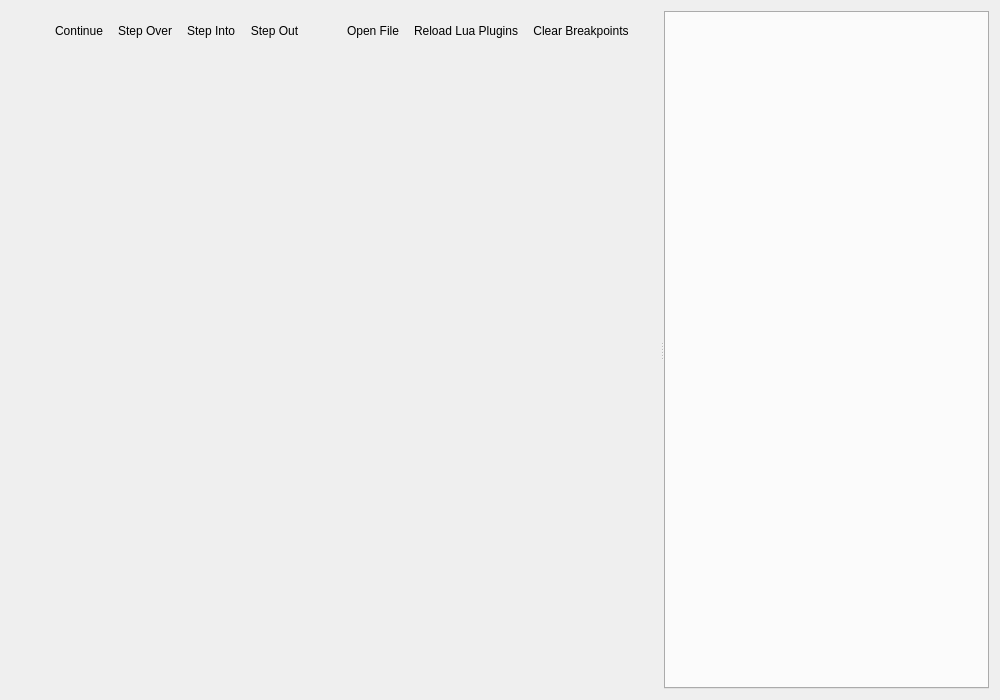
<?xml version="1.0" encoding="UTF-8"?>
<!--
  ~ Wireshark - Network traffic analyzer
  ~ By Gerald Combs <gerald@wireshark.org>
  ~ Copyright 1998 Gerald Combs
  ~
  ~ SPDX-License-Identifier: GPL-2.0-or-later
  -->
<ui version="4.0">
 <class>LuaDebuggerDialog</class>
 <widget class="QDialog" name="LuaDebuggerDialog">
  <property name="geometry">
   <rect>
    <x>0</x>
    <y>0</y>
    <width>1000</width>
    <height>700</height>
   </rect>
  </property>
  <property name="windowTitle">
   <string>Lua Debugger</string>
  </property>
  <layout class="QHBoxLayout" name="horizontalLayout">
   <item>
    <widget class="QSplitter" name="mainSplitter">
     <property name="orientation">
      <enum>Qt::Horizontal</enum>
     </property>
     <widget class="QWidget" name="leftPanel">
      <layout class="QVBoxLayout" name="leftPanelLayout">
       <property name="spacing">
        <number>2</number>
       </property>
       <property name="leftMargin">
        <number>0</number>
       </property>
       <property name="topMargin">
        <number>0</number>
       </property>
       <property name="rightMargin">
        <number>0</number>
       </property>
       <property name="bottomMargin">
        <number>0</number>
       </property>
      <item>
       <widget class="QToolBar" name="toolBar">
        <property name="movable">
         <bool>false</bool>
        </property>
        <property name="floatable">
         <bool>false</bool>
        </property>
        <addaction name="actionSepBeforeContinue"/>
         <addaction name="actionContinue"/>
         <addaction name="actionStepOver"/>
         <addaction name="actionStepIn"/>
         <addaction name="actionStepOut"/>
         <addaction name="actionSepAfterStep"/>
         <addaction name="actionOpenFile"/>
        <addaction name="actionReloadLuaPlugins"/>
        <addaction name="actionClearBreakpoints"/>
       </widget>
      </item>
       <item>
        <widget class="QSplitter" name="leftSplitter">
         <property name="orientation">
          <enum>Qt::Vertical</enum>
         </property>
         <property name="childrenCollapsible">
          <bool>false</bool>
         </property>
        </widget>
       </item>
      </layout>
     </widget>
     <widget class="QTabWidget" name="codeTabWidget">
      <property name="currentIndex">
       <number>-1</number>
      </property>
      <property name="tabsClosable">
       <bool>true</bool>
      </property>
     </widget>
    </widget>
   </item>
  </layout>
  <action name="actionContinue">
   <property name="icon">
    <iconset theme="media-playback-start"/>
   </property>
   <property name="text">
    <string>Continue</string>
   </property>
   <property name="shortcut">
    <string>F5</string>
   </property>
  </action>
  <action name="actionSepBeforeContinue">
   <property name="separator">
    <bool>true</bool>
   </property>
  </action>
  <action name="actionSepAfterStep">
   <property name="separator">
    <bool>true</bool>
   </property>
  </action>
  <action name="actionStepOver">
   <property name="icon">
    <iconset theme="debug-step-over"/>
   </property>
   <property name="text">
    <string>Step Over</string>
   </property>
   <property name="shortcut">
    <string>F10</string>
   </property>
  </action>
  <action name="actionStepIn">
   <property name="icon">
    <iconset theme="debug-step-into"/>
   </property>
   <property name="text">
    <string>Step Into</string>
   </property>
   <property name="shortcut">
    <string>F11</string>
   </property>
  </action>
  <action name="actionStepOut">
   <property name="icon">
    <iconset theme="debug-step-out"/>
   </property>
   <property name="text">
    <string>Step Out</string>
   </property>
   <property name="shortcut">
    <string>Shift+F11</string>
   </property>
  </action>
  <action name="actionClearBreakpoints">
   <property name="icon">
    <iconset theme="edit-clear"/>
   </property>
   <property name="text">
    <string>Clear Breakpoints</string>
   </property>
  </action>
  <action name="actionOpenFile">
   <property name="icon">
    <iconset theme="document-open"/>
   </property>
   <property name="text">
    <string>Open File</string>
   </property>
  </action>
  <action name="actionReloadLuaPlugins">
   <property name="icon">
    <iconset theme="view-refresh"/>
   </property>
   <property name="text">
    <string>Reload Lua Plugins</string>
   </property>
   <property name="shortcut">
    <string>Ctrl+Shift+L</string>
   </property>
  </action>
 </widget>
 <customwidgets>
  <customwidget>
   <class>LuaDebuggerCodeView</class>
   <extends>QWidget</extends>
   <header>lua_debugger_code_view.h</header>
  </customwidget>
 </customwidgets>
 <resources/>
 <connections/>
</ui>
